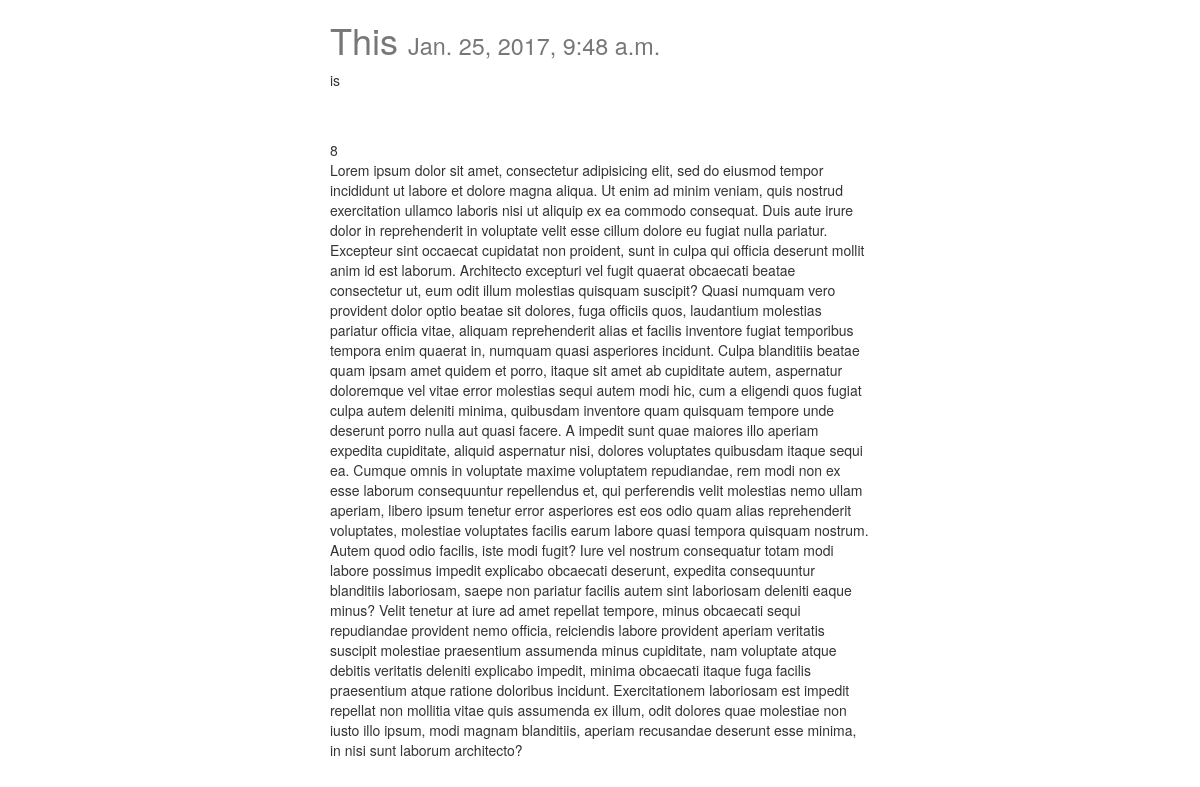
Screenshot of /posts/8/ with the database file from the repository.
### posts/models.py (models this page shows, shortened)
class Post(models.Model):
    title = models.CharField(max_length=120)
    content = models.TextField()
    timestamp = models.DateTimeField(auto_now=False, auto_now_add=True)
    updated = models.DateTimeField(auto_now=True, auto_now_add=False)
    class Meta:
        ordering = ["-id", "-timestamp", "-updated"]

### posts/views.py (the view)
# urls.py: url(r'^(?P<id>\d+)/$', posts_detail, name='detail'),
def posts_detail(request, id=None):
    instance = get_object_or_404(Post, id=id)
    context = {
        "title": instance.title,
        "object": instance
        }
    return render(request, "post_detail.html", context)

### templates/post_detail.html (shortened to what this page needs)
{% extends "base.html" %}
{% block content %}
<div class='col-sm-6 col-sm-offset-3'>
<h1>{{title}} <small>{{ object.timestamp }}</small></h1>
{{ object.content | linebreaks  }}<br/>
<br/>
{{ object.id }}<br/>
{% lorem 4 %}<br/>
</div>
{% endblock content %}

### static/css/base.css (style rules this page uses)
h1 { color: #777777; }

### rows the page displays
Post: title "This", timestamp "Jan. 25, 2017, 9:48 a.m.", content "is", id "8"
